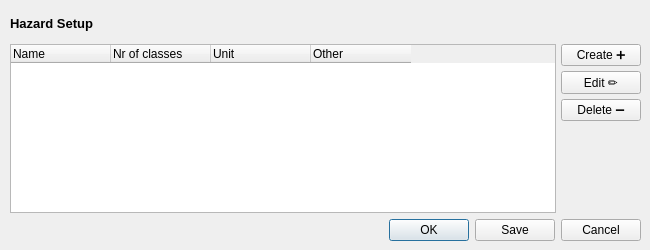
<?xml version="1.0" encoding="UTF-8"?>
<ui version="4.0">
 <class>ScenariSetUp</class>
 <widget class="QDialog" name="ScenariSetUp">
  <property name="geometry">
   <rect>
    <x>0</x>
    <y>0</y>
    <width>650</width>
    <height>250</height>
   </rect>
  </property>
  <property name="windowTitle">
   <string>Dialog</string>
  </property>
  <widget class="QWidget" name="verticalLayoutWidget_2">
   <property name="geometry">
    <rect>
     <x>10</x>
     <y>10</y>
     <width>631</width>
     <height>231</height>
    </rect>
   </property>
   <layout class="QVBoxLayout" name="verticalLayout_2" stretch="1,6,1">
    <item>
     <widget class="QLabel" name="label">
      <property name="sizePolicy">
       <sizepolicy hsizetype="Expanding" vsizetype="Preferred">
        <horstretch>0</horstretch>
        <verstretch>0</verstretch>
       </sizepolicy>
      </property>
      <property name="text">
       <string>&lt;html&gt;&lt;head/&gt;&lt;body&gt;&lt;p&gt;&lt;span style=&quot; font-size:10pt; font-weight:700;&quot;&gt;Hazard Setup&lt;/span&gt;&lt;/p&gt;&lt;/body&gt;&lt;/html&gt;</string>
      </property>
     </widget>
    </item>
    <item>
     <layout class="QHBoxLayout" name="horizontalLayout_2" stretch="0,0">
      <property name="spacing">
       <number>5</number>
      </property>
      <property name="sizeConstraint">
       <enum>QLayout::SetDefaultConstraint</enum>
      </property>
      <item>
       <widget class="QTableWidget" name="tableWidget">
        <property name="rowCount">
         <number>0</number>
        </property>
        <column>
         <property name="text">
          <string>Name</string>
         </property>
         <property name="textAlignment">
          <set>AlignLeading|AlignVCenter</set>
         </property>
        </column>
        <column>
         <property name="text">
          <string>Nr of classes</string>
         </property>
         <property name="textAlignment">
          <set>AlignLeading|AlignVCenter</set>
         </property>
        </column>
        <column>
         <property name="text">
          <string>Unit</string>
         </property>
         <property name="textAlignment">
          <set>AlignLeading|AlignVCenter</set>
         </property>
        </column>
        <column>
         <property name="text">
          <string>Other</string>
         </property>
         <property name="textAlignment">
          <set>AlignLeading|AlignVCenter</set>
         </property>
        </column>
       </widget>
      </item>
      <item>
       <layout class="QVBoxLayout" name="verticalLayout_3">
        <item>
         <widget class="QPushButton" name="pushButton">
          <property name="text">
           <string>Create ➕</string>
          </property>
         </widget>
        </item>
        <item>
         <widget class="QPushButton" name="pushButton_3">
          <property name="text">
           <string>Edit ✏️</string>
          </property>
         </widget>
        </item>
        <item>
         <widget class="QPushButton" name="pushButton_2">
          <property name="sizePolicy">
           <sizepolicy hsizetype="Fixed" vsizetype="Fixed">
            <horstretch>0</horstretch>
            <verstretch>0</verstretch>
           </sizepolicy>
          </property>
          <property name="minimumSize">
           <size>
            <width>0</width>
            <height>0</height>
           </size>
          </property>
          <property name="text">
           <string>Delete ➖</string>
          </property>
         </widget>
        </item>
        <item>
         <spacer name="verticalSpacer">
          <property name="orientation">
           <enum>Qt::Vertical</enum>
          </property>
          <property name="sizeHint" stdset="0">
           <size>
            <width>20</width>
            <height>40</height>
           </size>
          </property>
         </spacer>
        </item>
       </layout>
      </item>
     </layout>
    </item>
    <item>
     <widget class="QDialogButtonBox" name="buttonBox">
      <property name="orientation">
       <enum>Qt::Horizontal</enum>
      </property>
      <property name="standardButtons">
       <set>QDialogButtonBox::Cancel|QDialogButtonBox::Ok|QDialogButtonBox::Save</set>
      </property>
     </widget>
    </item>
   </layout>
  </widget>
 </widget>
 <resources/>
 <connections/>
</ui>
